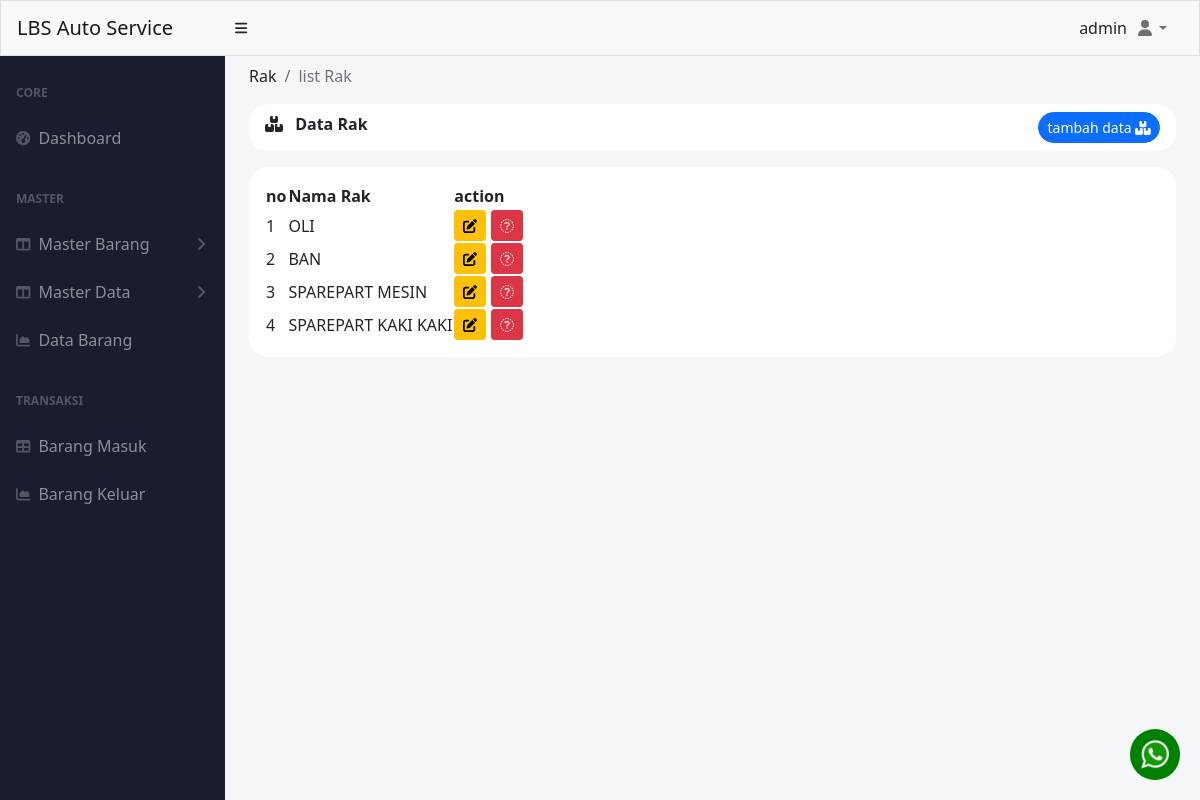
/index.php?menu=rak (signed in), run on the app's committed database.
### tables this page shows
CREATE TABLE `rak` (
  `id` int(11) NOT NULL,
  `nama` varchar(50) NOT NULL
);

### pages/master_barang/rak/index.php (the view, shortened to what this page needs)
<?php
include './koneksi.php';
$query = mysqli_query($conn, "SELECT * FROM rak");
?>
<div class="container-fluid px-4 ">
    <ol class="breadcrumb pt-2">
        <li class="breadcrumb-item ">Rak</li>
        <li class="breadcrumb-item active">list Rak</li>
    </ol>
    <div class="mb-4">
        <div class="card-header clearfix mb-3" style="border-radius: 20px ;background-color: white; border:0px;">
            <i class="fa-solid fa-boxes-stacked"></i>
            <span class="ms-2 fw-bolder"> Data Rak</span>
            <?php if ($varSession['hak_akses'] == 'admin') : ?>
                <button type="button" class="btn btn-sm btn-primary float-end rounded-pill" data-bs-toggle="modal" data-bs-target="#exampleModal">
                    tambah data <i class="fa-solid fa-boxes-stacked"></i>
                </button>
            <?php endif; ?>
        </div>
        <div class="p-3  bg-white " style="border-radius: 20px; ">
            <table id="datatablesSimple" style="border-color: white;">
                <thead class="">
                    <tr>
                        <th>no</th>
                        <th>Nama Rak</th>
                        <?php if ($varSession['hak_akses'] == 'admin') : ?>
                            <th>action</th>
                        <?php endif; ?>
                    </tr>
                </thead>
                <tbody>
                    <?php
                    $i = 1;
                    while ($data = mysqli_fetch_assoc($query)) :
                    ?>
                        <tr>
                            <td><?= $i++ ?></td>
                            <td><?= $data['nama'] ?></td>
                            <?php if ($varSession['hak_akses'] == 'admin') : ?>
                                <td class="text-center">
                                    <a href="index.php?rak=update&id=<?= $data['id']; ?>" class="btn btn-sm btn-warning">
                                        <i class="fa-solid fa-pen-to-square"></i>
                                    </a>
                                    <a href="index.php?rak=delete&id=<?= $data['id']; ?>" onclick="confirmDelete(event)" class="btn btn-sm btn-danger" id="delete-alert">
                                        <i class="fa-sharp fa-solid fa-trash"></i>
                                    </a>
                                </td>
                            <?php endif; ?>
                        </tr>
                    <?php
                    endwhile;
                    ?>
                </tbody>
            </table>
        </div>
    </div>
</div>

### data on the page
rak: nama "OLI"
rak: nama "BAN"
rak: nama "SPAREPART MESIN"
rak: nama "SPAREPART KAKI KAKI"

### other printed values
$varSession['username'] "admin"
